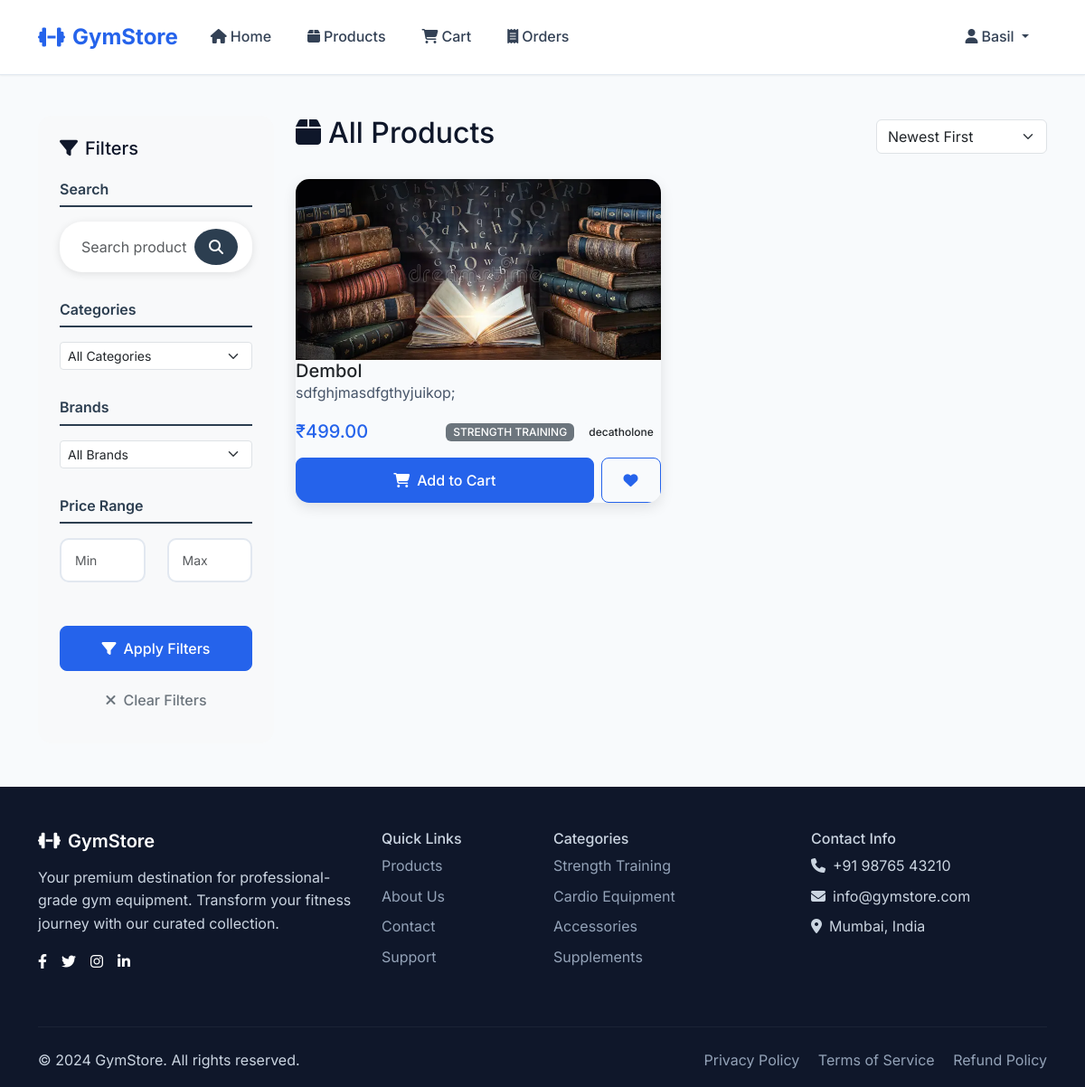
The app's page /products/ (signed in) with its own data.
### accounts/models.py (models this page shows, shortened)
class User(AbstractUser):
    email = models.EmailField(unique=True)
    phone_number = models.CharField(max_length=15, blank=True)
    address = models.TextField(blank=True)
    city = models.CharField(max_length=100, blank=True)
    postal_code = models.CharField(max_length=10, blank=True)
    date_joined = models.DateTimeField(auto_now_add=True)
    USERNAME_FIELD = 'username'
    REQUIRED_FIELDS = ['email']

### product/models.py (models this page shows, shortened)
class Product(models.Model):
    name = models.CharField(max_length=200)
    description = models.TextField()
    price = models.DecimalField(max_digits=10, decimal_places=2)
    category = models.ForeignKey(Category, on_delete=models.CASCADE, related_name='products')
    brand = models.ForeignKey(Brand, on_delete=models.CASCADE, related_name='products')
    stock_quantity = models.PositiveIntegerField(default=0)
    is_featured = models.BooleanField(default=False)
    is_active = models.BooleanField(default=True)
    created_by = models.ForeignKey(User, on_delete=models.CASCADE, related_name='created_products')
    created_at = models.DateTimeField(auto_now_add=True)
    updated_at = models.DateTimeField(auto_now=True)
    class Meta:
        ordering = ['-created_at']
    @property
    def primary_image(self):
        primary = self.images.filter(is_primary=True).first()
        if primary:
            return primary
        return self.images.first()

class ProductImage(models.Model):
    product = models.ForeignKey(Product, on_delete=models.CASCADE, related_name='images')
    image = models.ImageField(upload_to='products/')
    alt_text = models.CharField(max_length=200, blank=True)
    is_primary = models.BooleanField(default=False)
    created_at = models.DateTimeField(auto_now_add=True)

class Category(models.Model):
    name = models.CharField(max_length=100, unique=True)
    description = models.TextField(blank=True)
    created_at = models.DateTimeField(auto_now_add=True)
    class Meta:
        verbose_name_plural = 'Categories'
        ordering = ['name']

class Brand(models.Model):
    name = models.CharField(max_length=100, unique=True)
    description = models.TextField(blank=True)
    created_at = models.DateTimeField(auto_now_add=True)

### product/views.py (the view)
# urls.py: path('products/', views.customer_product_list_view, name='product_list'),
def customer_product_list_view(request):
    products = Product.objects.filter(is_active=True)
    categories = Category.objects.all()
    brands = Brand.objects.all()
    category_filter = request.GET.get('category')
    brand_filter = request.GET.get('brand')
    search_query = request.GET.get('search')
    min_price = request.GET.get('min_price')
    max_price = request.GET.get('max_price')
    sort_by = request.GET.get('sort', '-created_at')
    if category_filter:
        products = products.filter(category_id=category_filter)
    if brand_filter:
        products = products.filter(brand_id=brand_filter)
    if search_query and search_query.strip() and search_query != 'None':
        products = products.filter(name__icontains=search_query)
    if min_price:
        products = products.filter(price__gte=min_price)
    if max_price:
        products = products.filter(price__lte=max_price)
    if sort_by == 'price_low':
        products = products.order_by('price')
    elif sort_by == 'price_high':
        products = products.order_by('-price')
    elif sort_by == 'name':
        products = products.order_by('name')
    else:
        products = products.order_by('-created_at')
    context = {
        'products': products,
        'categories': categories,
        'brands': brands,
        'current_category': category_filter,
        'current_brand': brand_filter,
        'current_search': search_query,
        'current_min_price': min_price,
        'current_max_price': max_price,
        'current_sort': sort_by,
    }
    return render(request, 'product/customer_product_list.html', context)

### templates/product/customer_product_list.html (shortened to what this page needs)
{% extends 'base.html' %}
{% load static %}
{% block extra_css %}
<link href="{% static 'css/home.css' %}" rel="stylesheet">
{% endblock %}
{% block content %}
<div class="container py-5">
    <div class="row">
        <div class="col-lg-3">
            <form method="GET" id="filterForm">
                <div class="filter-sidebar">
                    <h5 class="mb-4"><i class="fas fa-filter me-2"></i>Filters</h5>
                    <div class="filter-section">
                        <h6>Search</h6>
                        <div class="search-bar d-flex align-items-center">
                            <input type="text" name="search" placeholder="Search products..." value="{% if current_search and current_search != 'None' %}{{ current_search }}{% endif %}" class="form-control">
                            <button type="submit" class="btn btn-outline-primary">
                                <i class="fas fa-search"></i>
                            </button>
                        </div>
                    </div>
                    <div class="filter-section">
                        <h6>Categories</h6>
                        <select name="category" class="form-select form-select-sm">
                            <option value="">All Categories</option>
                        </select>
                    </div>
                    <div class="filter-section">
                        <h6>Brands</h6>
                        <select name="brand" class="form-select form-select-sm">
                            <option value="">All Brands</option>
                        </select>
                    </div>
                    <div class="filter-section">
                        <h6>Price Range</h6>
                        <div class="row">
                            <div class="col-6">
                                <input type="number" name="min_price" class="form-control form-control-sm" placeholder="Min" value="{{ current_min_price }}">
                            </div>
                            <div class="col-6">
                                <input type="number" name="max_price" class="form-control form-control-sm" placeholder="Max" value="{{ current_max_price }}">
                            </div>
                        </div>
                    </div>
                    <button type="submit" class="btn btn-primary w-100 mt-3">
                        <i class="fas fa-filter me-2"></i>Apply Filters
                    </button>
                    <a href="{% url 'product:product_list' %}" class="btn btn-outline-secondary w-100 mt-2">
                        <i class="fas fa-times me-2"></i>Clear Filters
                    </a>
                </div>
            </form>
        </div>
        <div class="col-lg-9">
            <div class="d-flex justify-content-between align-items-center mb-4">
                <h2><i class="fas fa-box me-2"></i>All Products</h2>
                <div class="d-flex gap-2">
                    <form method="GET" class="d-flex gap-2">
                        <select name="sort" class="form-select" onchange="this.form.submit()">
                            <option value="-created_at" {% if current_sort == '-created_at' %}selected{% endif %}>Newest First</option>
                        </select>
                    </form>
                </div>
            </div>
            <div class="product-grid" id="productGrid">
                {% for product in products %}
                <div class="product-card" data-category="{{ product.category.id }}" data-brand="{{ product.brand.id }}" data-price="{{ product.price }}" data-name="{{ product.name|lower }}">
                    <div class="product-image-container">
                        {% if product.primary_image %}
                            <img src="{{ product.primary_image.image.url }}" alt="{{ product.name }}">
                        {% else %}
                            <div class="no-image-placeholder">
                                <i class="fas fa-image fa-3x"></i>
                                <p>No Image</p>
                            </div>
                        {% endif %}
                    </div>
                    <div class="card-body d-flex flex-column">
                        <h5 class="card-title text-dark">{{ product.name }}</h5>
                        <p class="card-text text-muted">{{ product.description|truncatewords:15 }}</p>
                        <div class="mt-auto">
                            <div class="d-flex justify-content-between align-items-center mb-3">
                                <span class="h5 text-primary mb-0">₹{{ product.price }}</span>
                                <div>
                                    <span class="badge bg-secondary me-1">{{ product.category.name }}</span>
                                    <span class="badge bg-light text-dark">{{ product.brand.name }}</span>
                                </div>
                            </div>
                            <div class="d-flex gap-2">
                                {% if user.is_authenticated %}
                                        <button class="btn btn-primary flex-fill add-to-cart-btn" data-product-id="{{ product.id }}">
                                            <i class="fas fa-shopping-cart me-2"></i>Add to Cart
                                        </button>
                                {% else %}
                                    <a href="{% url 'accounts:login' %}" class="btn btn-primary flex-fill">
                                        <i class="fas fa-shopping-cart me-2"></i>Login to Add
                                    </a>
                                {% endif %}
                                <button class="btn btn-outline-primary">
                                    <i class="fas fa-heart"></i>
                                </button>
                            </div>
                        </div>
                    </div>
                </div>
                {% empty %}
                <div class="col-12 text-center py-5">
                    <i class="fas fa-box-open fa-3x text-muted mb-3"></i>
                    <h4 class="text-muted">No products found</h4>
                    <p class="text-muted">Try adjusting your filters or check back later for new products.</p>
                </div>
                {% endfor %}
            </div>
        </div>
    </div>
</div>
{% endblock %}

### templates/base.html (shortened to what this page needs)
{% load static %}
<!DOCTYPE html>
<html lang="en">
<head>
    <link href="https://cdn.jsdelivr.net/npm/bootstrap@5.3.0/dist/css/bootstrap.min.css" rel="stylesheet">
    <link href="https://cdnjs.cloudflare.com/ajax/libs/font-awesome/6.4.0/css/all.min.css" rel="stylesheet">
    <link href="{% static 'css/base.css' %}" rel="stylesheet">
    {% block extra_css %}{% endblock %}
</head>
<body>
    <nav class="navbar navbar-expand-lg navbar-light">
        <div class="container">
            <a class="navbar-brand" href="{% url 'accounts:home' %}">
                <i class="fas fa-dumbbell me-2"></i>GymStore
            </a>
            <div class="collapse navbar-collapse" id="navbarNav">
                <ul class="navbar-nav me-auto">
                    <li class="nav-item">
                        <a class="nav-link" href="{% url 'accounts:home' %}">
                            <i class="fas fa-home me-1"></i>Home
                        </a>
                    </li>
                    <li class="nav-item">
                        <a class="nav-link" href="{% url 'product:product_list' %}">
                            <i class="fas fa-box me-1"></i>Products
                        </a>
                    </li>
                    {% if user.is_authenticated %}
                    <li class="nav-item">
                        <a class="nav-link cart-badge" href="{% url 'cart:view_cart' %}">
                            <i class="fas fa-shopping-cart me-1"></i>Cart
                        </a>
                    </li>
                    <li class="nav-item">
                        <a class="nav-link" href="{% url 'orders:order_history' %}">
                            <i class="fas fa-receipt me-1"></i>Orders
                        </a>
                    </li>
                    {% endif %}
                </ul>
                <ul class="navbar-nav">
                    {% if user.is_authenticated %}
                        <li class="nav-item dropdown">
                            <a class="nav-link dropdown-toggle" href="#" role="button" data-bs-toggle="dropdown">
                                <i class="fas fa-user me-1"></i>{{ user.first_name|default:user.username }}
                            </a>
                        </li>
                    {% endif %}
                </ul>
            </div>
        </div>
    </nav>
    <main>
        {% block content %}
        {% endblock %}
    </main>
    <footer class="footer">
        <div class="container">
            <div class="row">
                <div class="col-md-4 mb-4">
                    <h5><i class="fas fa-dumbbell me-2"></i>GymStore</h5>
                    <p class="mb-3">Your premium destination for professional-grade gym equipment. Transform your fitness journey with our curated collection.</p>
                    <div class="d-flex gap-3">
                        <a href="#" class="text-white"><i class="fab fa-facebook-f"></i></a>
                        <a href="#" class="text-white"><i class="fab fa-twitter"></i></a>
                        <a href="#" class="text-white"><i class="fab fa-instagram"></i></a>
                        <a href="#" class="text-white"><i class="fab fa-linkedin-in"></i></a>
                    </div>
                </div>
                <div class="col-md-2 mb-4">
                    <h6>Quick Links</h6>
                    <ul class="list-unstyled">
                        <li class="mb-2"><a href="{% url 'product:product_list' %}">Products</a></li>
                        <li class="mb-2"><a href="#about">About Us</a></li>
                        <li class="mb-2"><a href="#contact">Contact</a></li>
                        <li class="mb-2"><a href="#support">Support</a></li>
                    </ul>
                </div>
                <div class="col-md-3 mb-4">
                    <h6>Categories</h6>
                    <ul class="list-unstyled">
                        <li class="mb-2"><a href="#">Strength Training</a></li>
                        <li class="mb-2"><a href="#">Cardio Equipment</a></li>
                        <li class="mb-2"><a href="#">Accessories</a></li>
                        <li class="mb-2"><a href="#">Supplements</a></li>
                    </ul>
                </div>
                <div class="col-md-3 mb-4">
                    <h6>Contact Info</h6>
                    <p class="mb-2"><i class="fas fa-phone me-2"></i>+91 98765 43210</p>
                    <p class="mb-2"><i class="fas fa-envelope me-2"></i>info@gymstore.com</p>
                    <p class="mb-2"><i class="fas fa-map-marker-alt me-2"></i>Mumbai, India</p>
                </div>
            </div>
            <hr class="my-4" style="border-color: rgba(255,255,255,0.2);">
            <div class="row align-items-center">
                <div class="col-md-6">
                    <p class="mb-0">&copy; 2024 GymStore. All rights reserved.</p>
                </div>
                <div class="col-md-6 text-md-end">
                    <a href="#" class="me-3">Privacy Policy</a>
                    <a href="#" class="me-3">Terms of Service</a>
                    <a href="#">Refund Policy</a>
                </div>
            </div>
        </div>
    </footer>
</body>
</html>

### records on screen
User: first_name "Basil"
Product: primary_image.image (picture), name "Dembol", description "sdfghjmasdfgthyjuikop;", price "499.00", category.name "STRENGTH TRAINING", brand.name "decatholone"
